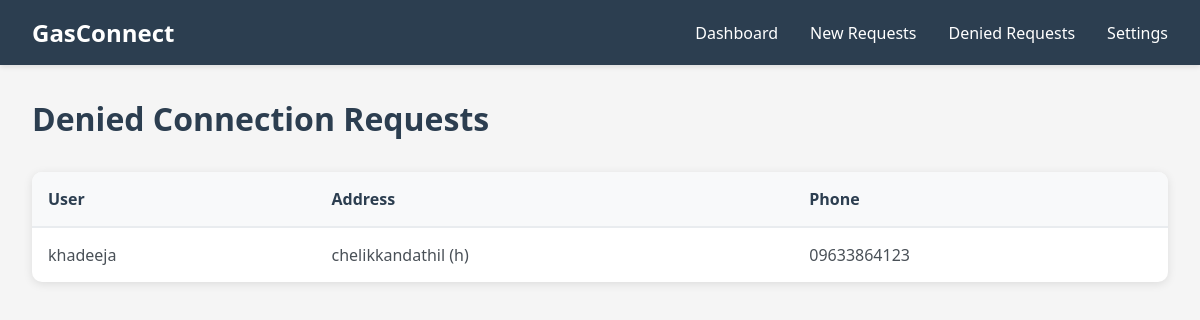
Before: /admins/connection-requests/denied/ (signed in) with the older database file.
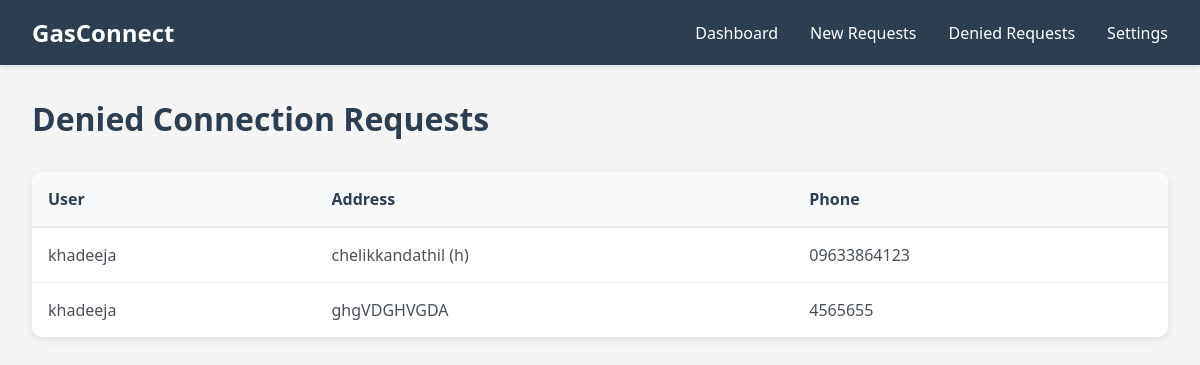
After: the same page with the newer database file.
### booking/models.py (models this page shows, shortened)
class ConnectionRequest(models.Model):
    STATUS_CHOICES = [
        ('pending', 'Pending'),
        ('approved', 'Approved'),
        ('rejected', 'Rejected'),
    ]
    user = models.ForeignKey(CustomUser, on_delete=models.CASCADE)  # The user requesting the connection
    address = models.CharField(max_length=255)  # Address for connection
    phone = models.CharField(max_length=15)  # Contact number
    status = models.CharField(max_length=10, choices=STATUS_CHOICES, default='pending')  # Request status
    consumer_number = models.CharField(max_length=20, blank=True, null=True)  # Automatically generated consumer number
    rejection_reason = models.TextField(null=True, blank=True)  # Reason for rejection if rejected
    requested_at = models.DateTimeField(default=timezone.now)
    aadhaar_card = models.FileField(upload_to='documents/aadhaar/', null=True, blank=True)
    ration_card = models.FileField(upload_to='documents/ration/', null=True, blank=True)
    photo = models.ImageField(upload_to='documents/photos/', null=True, blank=True)

class CustomUser(AbstractUser):
    phone = models.IntegerField(null=True, blank=True,unique=True)

### booking/views.py (the view)
# urls.py: path('admins/connection-requests/denied/', views.DeniedRequestListView.as_view(), name='denied_requests'),
@method_decorator(decs,name="dispatch")
class DeniedRequestListView(LoginRequiredMixin, ListView):
    model = ConnectionRequest
    template_name = 'denied_requests.html'
    context_object_name = 'denied_requests'
    def get_queryset(self):
        return ConnectionRequest.objects.filter(status='denied')

### booking/templates/denied_requests.html (shortened to what this page needs)
<html lang="en">
<head>
</head>
<body>
    <nav class="navbar">
        <div class="nav-container">
            <a href="#" class="logo">GasConnect</a>
            <ul class="nav-links">
                <li><a href="#">Dashboard</a></li>
                <li><a href="#">New Requests</a></li>
                <li><a href="#">Denied Requests</a></li>
                <li><a href="#">Settings</a></li>
            </ul>
        </div>
    </nav>
    <div class="main-content">
        <h2>Denied Connection Requests</h2>
        <div class="table-container">
            <table>
                <thead>
                    <tr>
                        <th>User</th>
                        <th>Address</th>
                        <th>Phone</th>
                    </tr>
                </thead>
                <tbody>
                    {% for request in denied_requests %}
                        <tr>
                            <td>{{ request.user.username }}</td>
                            <td>{{ request.address }}</td>
                            <td>{{ request.phone }}</td>
                        </tr>
                    {% endfor %}
                </tbody>
            </table>
        </div>
    </div>
</body>
</html>

Changed rows visible on the page:
added ConnectionRequest: user.username "khadeeja", address "ghgVDGHVGDA", phone "4565655"
